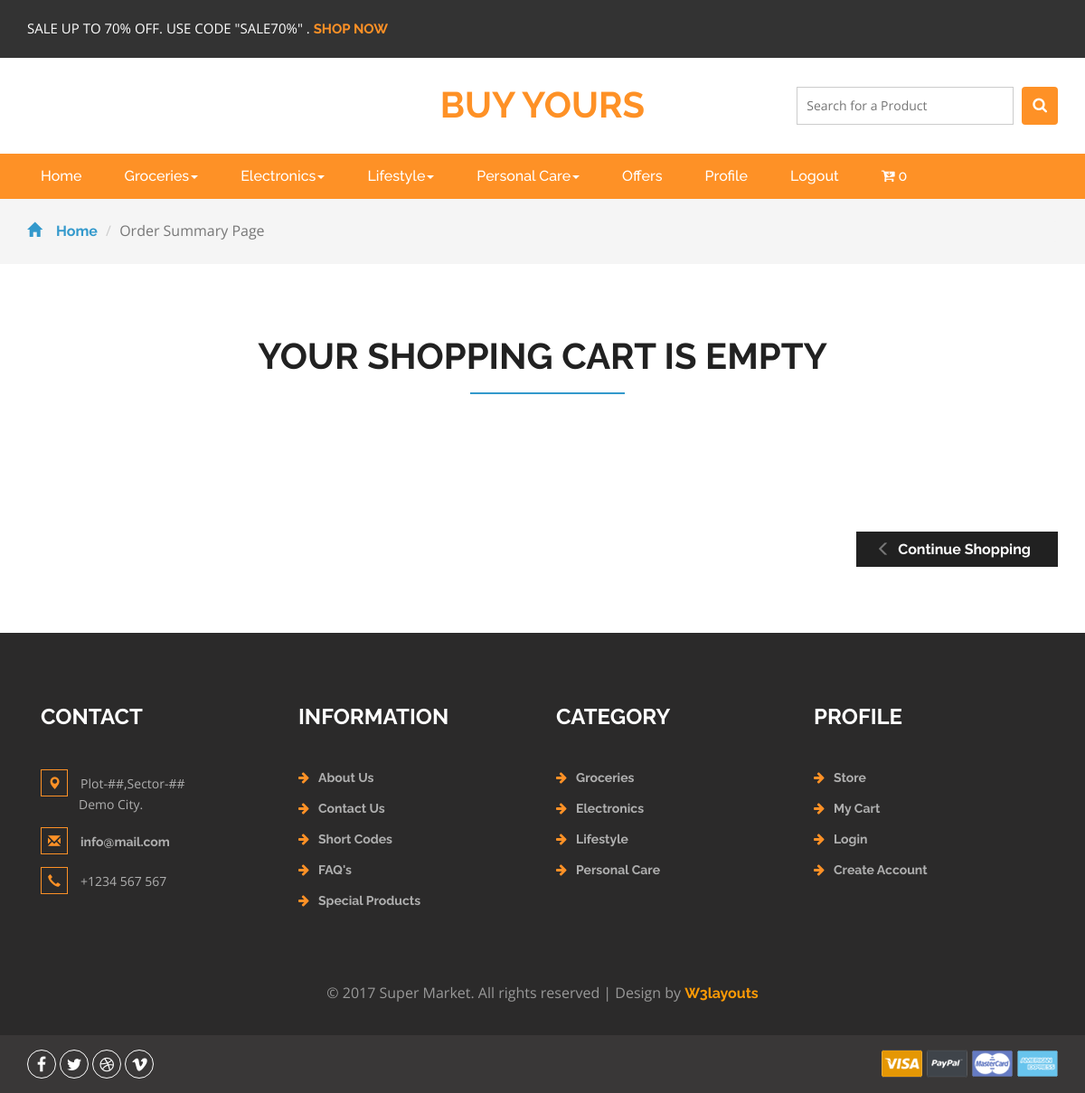
Page /Ordersummary (signed in) on the committed database.
### shop/models.py (models this page shows, shortened)
class Maincategories(models.Model):
	MainCategory = models.CharField(max_length=200)
	MainCategory_image = models.ImageField(upload_to='category/',default='category/default.jpg')
	def __str__(self):
		return self.MainCategory

class Order(models.Model):
	user = models.ForeignKey(settings.AUTH_USER_MODEL,
		on_delete=models.CASCADE,
		blank=True,
		null=True)
	items = models.ManyToManyField(OrderItem)
	start_date = models.DateTimeField(auto_now_add=True)
	ordered_date = models.DateTimeField()
	ordered = models.BooleanField(default=False)
	billing_address = models.ForeignKey('Billing_Address',on_delete=models.SET_NULL,blank=True,
		null=True)

### shop/views.py (the view)
# urls.py: path('Ordersummary',
@login_required
def Ordersummary(request):
	Listofmains = extra(request)
	try:
		order_obj = Order.objects.get(user=request.user,ordered=False)
	except ObjectDoesNotExist:
		order_obj = None
	item_name = request.POST.get('item_name')
	if item_name != '' and item_name is not None:
		product_objects=searchfunction(request,title=item_name)
		product_objects = Pagination(request,objectset=product_objects)
		return render(request,'shop/SearchPage.html',{'product_objects' : product_objects})
	context={
		'order_obj' : order_obj,
		'Listofmains' : Listofmains
	}
	return render(request,'shop/ordersummary.html',context=context)

### shop/models.py (called while the page is built)
	def __str__(self):
		return self.SubCategory

### shop/views.py (called while the page is built)
def extra(request):
	maincats = Maincategories.objects.all()
	olddict ={}
	for i in maincats:
		olddict[i] = Subcategories.objects.filter(MainCategory=i.id)
	return olddict

### shop/templates/shop/ordersummary.html
{% extends 'shop/BasePage.html' %}
{% load static %}
{% block content %}
  <div class="breadcrumbs">
    <div class="container">
      <ol class="breadcrumb breadcrumb1">
        <li><a href="{% url 'index' %}"><span class="glyphicon glyphicon-home" aria-hidden="true"></span>Home</a></li>
        <li class="active">Order Summary Page</li>
      </ol>
    </div>
  </div>
{% if order_obj.items.all %}
  <div class="checkout">
    <div class="container">
        <h2>Your shopping cart contains: <span>{{ order_obj.items.count}} Items</span></h2>
      <div class="checkout-right">
        <table class="timetable_sub">
          <thead>
            <tr>
              <th>SL No.</th>
              <th>Product</th>
              <th>Quantity</th>
              <th>Product Name</th>
              <th>Actual Price</th>
              <th>Discount Price</th>
              <th>Total Savings</th>
              <th>Remove</th>
            </tr>
          </thead>
    {% for order in order_obj.items.all %}
          <tr class="rem1">
            <td class="invert">{{ forloop.counter }}</td>
             <td><a href="{% url 'DetailView' id=order.item.id %}"><img src="{{order.item.image.url}}" alt=" " width="100px" height="auto" class="img-responsive" /></a></td>
            <td class="invert">
               <div class="quantity">
                <div class="quantity-select">
                <a href="{% url 'remove_single_item_from_cart' id=order.item.id %}">
                  <div class="entry value-minus">&nbsp;</div>
                </a>
                  <div class="entry value"><span>{{order.quantity}}</span></div>
                <a href="{% url 'Increment_cart_quantity' id=order.item.id %}">
                  <div class="entry value-plus active">&nbsp;</div>
                </a>
                </div>
              </div>
            </td>
            <td class="invert">{{order.item.title}}</td>
            <td><img width='9px' src='{% static "shop/rupee.png" %}'>{{ order.get_total_item_price }}</td>
            {% if order.item.discount_price %}
              <td class="invert"><img width='9px' src='{% static "shop/rupee.png" %}'>{{ order.get_total_discount_item_price }}</td>
              <td class="invert"><img width='9px' src='{% static "shop/rupee.png" %}'>{{ order.get_amount_saved }}</td>
            {% else %}
                <td class="invert"><img width='9px' src='{% static "shop/rupee.png" %}'>0</td>
                <td class="invert"><img width='9px' src='{% static "shop/rupee.png" %}'>0</td>
            {% endif %}
            <td class="invert">
              <div class="rem">
                <a href="{% url 'RemoveFromcart' id=order.item.id %}"><i class="fa fa-trash" aria-hidden="true"></i></a>
              </div>
            </td>
          </tr>
      {% endfor %}
                  <script>
                  $('.value-plus').on('click', function(){
                    var divUpd = $(this).parent().find('.value'), newVal = parseInt(divUpd.text(), 10)+1;
                    divUpd.text(newVal);
                  });
                  $('.value-minus').on('click', function(){
                    var divUpd = $(this).parent().find('.value'), newVal = parseInt(divUpd.text(), 10)-1;
                    if(newVal>=1) divUpd.text(newVal);
                  });
                  </script>
        </table>
      </div>
      <div class="checkout-left">
        <div class="checkout-left-basket">
          {% if order_obj.get_total %}
            {% if user.is_authenticated %}
              <a href='{% url "checkout" %}'>
                <h4>Continue to checkout</h4>
              </a>
            {% else %}
              <a href='{% url "Login" %}'>
                <h4>Continue to checkout</h4>
              </a>
            {% endif %}
            <ul>
            {% for order in order_obj.items.all %}
              {% if order.item.discount_price %}
                <li>{{order.item.title}}<i>-</i>
                  <span><img width='9px' src='{% static "shop/rupee.png" %}'>{{ order.get_total_discount_item_price }}</span>
                </li>
              {% else %}
                <li>{{order.item.title}}<i>-</i>
                  <span><img width='9px' src='{% static "shop/rupee.png" %}'>{{ order.get_total_item_price }}</span>
                </li>
              {% endif %}
            {% endfor %}
                <li><b>Total</b> <i>-</i>
                  <span><img width='9px' src='{% static "shop/rupee.png" %}'>{{ order_obj.get_total }}</span>
                </li>
            </ul>
          {% endif %}
        </div>
        <div class="checkout-right-basket">
          <a href="{% url 'index' %}"><span class="glyphicon glyphicon-menu-left" aria-hidden="true"></span>Continue Shopping</a>
        </div>
        <div class="clearfix"> </div>
      </div>
    </div>
  </div>
{% else %}
    <div class="login">
      <div class="container">
        <h2>Your shopping  cart is Empty</h2>
        <div class="checkout-left">
          <div class="checkout-right-basket">
            <a href="{% url 'index' %}"><span class="glyphicon glyphicon-menu-left" aria-hidden="true"></span>Continue Shopping</a>
          </div>
          <div class="clearfix">
          </div>
        </div>
      </div>
    </div>
  {% endif %}
{% endblock %}

### shop/templates/shop/BasePage.html (shortened to what this page needs)
{% load static %}
<!DOCTYPE html>
<html>
<head>
<link href="{% static 'shop/css/bootstrap.css' %}" rel="stylesheet" type="text/css" media="all" />
<link href="{% static 'shop/css/style.css' %}" rel="stylesheet" type="text/css" media="all" />
<link href="{% static 'shop/css/font-awesome.css' %}" rel="stylesheet">
</head>
<body>
<div class="agileits_header">
	<div class="container">
		<div class="w3l_offers">
			<p>SALE UP TO 70% OFF. USE CODE "SALE70%" . <a href="{% url 'index' %}">SHOP NOW</a></p>
		</div>
		<div class="clearfix"> </div>
	</div>
</div>
<div class="logo_products">
	<div class="container">
		<div class="w3ls_logo_products_left">
			<h1><a href="{% url 'index' %}">Buy Yours</a></h1>
		</div>
	<div class="w3l_search">
		<form method="POST">
			<input type="search" name="item_name" placeholder="Search for a Product" required="">
			<button type="submit" class="btn btn-default search" aria-label="Left Align">
				<i class="fa fa-search" aria-hidden="true"> </i>
			</button>
		</form>
	</div>
		<div class="clearfix"> </div>
	</div>
</div>
<div class="navigation-agileits">
	<div class="container">
		<nav class="navbar navbar-default">
			<div class="collapse navbar-collapse" id="bs-megadropdown-tabs">
				<ul class="nav navbar-nav">
					<li class="active"><a href="{% url 'index' %}" class="act">Home</a></li>
					{% for key,value in Listofmains.items %}
						<li class="dropdown">
							<a href="{% url 'SubCatergory_View' id=key.id %}" class="dropdown-toggle" data-toggle="dropdown">{{key}}<b class="caret"></b></a>
						</li>
					{% endfor %}
					<li><a href="#">Offers</a></li>
					{% if user.is_authenticated	%}
						<li><a href="{% url 'Profile' %}">Profile</a></li>
						<li><a href="{% url 'Logout' %}">Logout</a></li>
					{% else %}
						<li><a href="{% url 'Registration' %}"> Create Account </a></li>
						<li><a href="{% url 'Login' %}">Login</a></li>
					{% endif %}
					<li><a href="{% url 'Ordersummary' %}">
						<i class="fa fa-cart-arrow-down" aria-hidden="true"></i>
					{{ order_obj.items.count }}</button>
					</a></li>
				</ul>
			</div>
		</nav>
	</div>
</div>
		{% block content %}
		{% endblock %}
<div class="footer">
		<div class="container">
			<div class="w3_footer_grids">
				<div class="col-md-3 w3_footer_grid">
					<h3>Contact</h3>
					<ul class="address">
						<li><i class="glyphicon glyphicon-map-marker" aria-hidden="true"></i>Plot-##,Sector-##<span>Demo City.</span></li>
						<li><i class="glyphicon glyphicon-envelope" aria-hidden="true"></i><a href="mailto:info@example.com">info@mail.com</a></li>
						<li><i class="glyphicon glyphicon-earphone" aria-hidden="true"></i>+1234 567 567</li>
					</ul>
				</div>
				<div class="col-md-3 w3_footer_grid">
					<h3>Information</h3>
					<ul class="info">
						<li><i class="fa fa-arrow-right" aria-hidden="true"></i><a href="#">About Us</a></li>
						<li><i class="fa fa-arrow-right" aria-hidden="true"></i><a href="#">Contact Us</a></li>
						<li><i class="fa fa-arrow-right" aria-hidden="true"></i><a href="#">Short Codes</a></li>
						<li><i class="fa fa-arrow-right" aria-hidden="true"></i><a href="#">FAQ's</a></li>
						<li><i class="fa fa-arrow-right" aria-hidden="true"></i><a href="#">Special Products</a></li>
					</ul>
				</div>
				<div class="col-md-3 w3_footer_grid">
					<h3>Category</h3>
					<ul class="info">
						{% for key,value in Listofmains.items %}
						<li><i class="fa fa-arrow-right" aria-hidden="true"></i><a href="{% url 'SubCatergory_View' id=key.id %}">{{key}}</a></li>
						{% endfor %}
					</ul>
				</div>
				<div class="col-md-3 w3_footer_grid">
					<h3>Profile</h3>
					<ul class="info">
						<li><i class="fa fa-arrow-right" aria-hidden="true"></i><a href="{% url 'index' %}">Store</a></li>
						<li><i class="fa fa-arrow-right" aria-hidden="true"></i><a href="{% url 'Ordersummary' %}">My Cart</a></li>
						<li><i class="fa fa-arrow-right" aria-hidden="true"></i><a href="{% url 'Login' %}">Login</a></li>
						<li><i class="fa fa-arrow-right" aria-hidden="true"></i><a href="{% url 'Registration' %}">Create Account</a></li>
					</ul>
				</div>
				<div class="clearfix"> </div>
			</div>
		</div>
		<div class="footer-copy">
			<div class="container">
				<p>© 2017 Super Market. All rights reserved | Design by <a href="http://w3layouts.com/">W3layouts</a></p>
			</div>
		</div>
	</div>
	<div class="footer-botm">
			<div class="container">
				<div class="w3layouts-foot">
					<ul>
						<li><a href="#" class="w3_agile_facebook"><i class="fa fa-facebook" aria-hidden="true"></i></a></li>
						<li><a href="#" class="agile_twitter"><i class="fa fa-twitter" aria-hidden="true"></i></a></li>
						<li><a href="#" class="w3_agile_dribble"><i class="fa fa-dribbble" aria-hidden="true"></i></a></li>
						<li><a href="#" class="w3_agile_vimeo"><i class="fa fa-vimeo" aria-hidden="true"></i></a></li>
					</ul>
				</div>
				<div class="payment-w3ls">
					<img src="{% static 'shop/images/card.png' %}" alt=" " class="img-responsive">
				</div>
				<div class="clearfix"> </div>
			</div>
		</div>
<link href="{% static 'shop/css/skdslider.css' %}" rel="stylesheet">
</body>
</html>

### rows in the picture
Maincategories: MainCategory "Groceries"
Maincategories: MainCategory "Electronics"
Maincategories: MainCategory "Lifestyle"
Maincategories: MainCategory "Personal Care"
Order: items.count "0"
